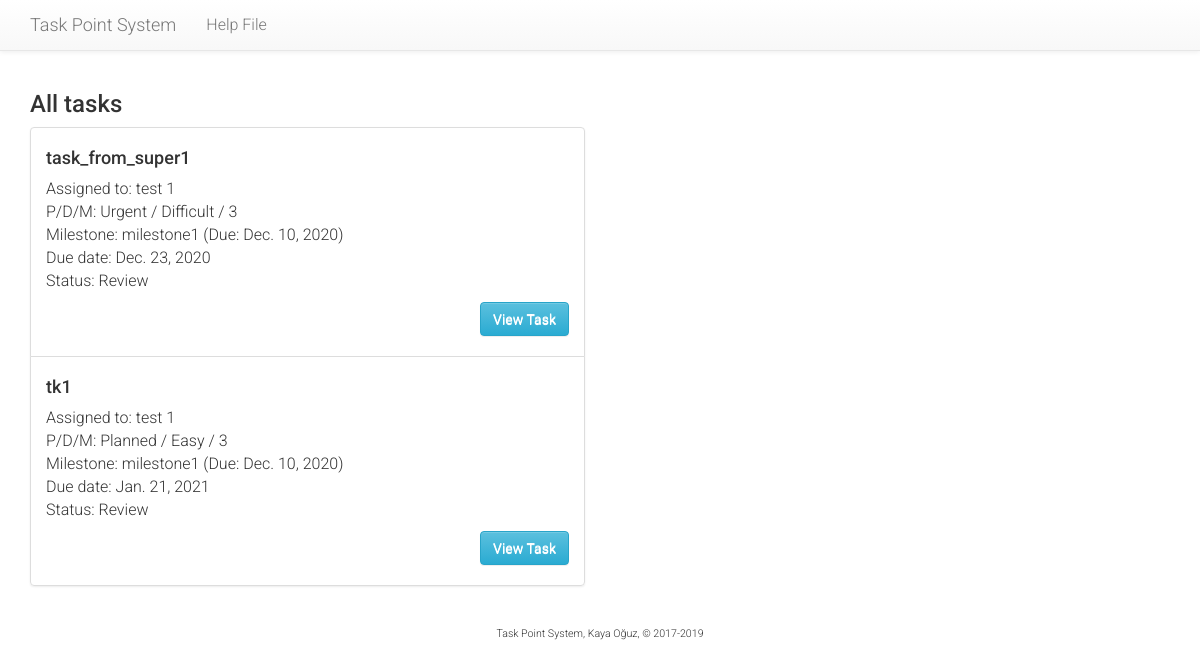
/tasks/team/all/ (signed in), run on an earlier commit of the app's database.
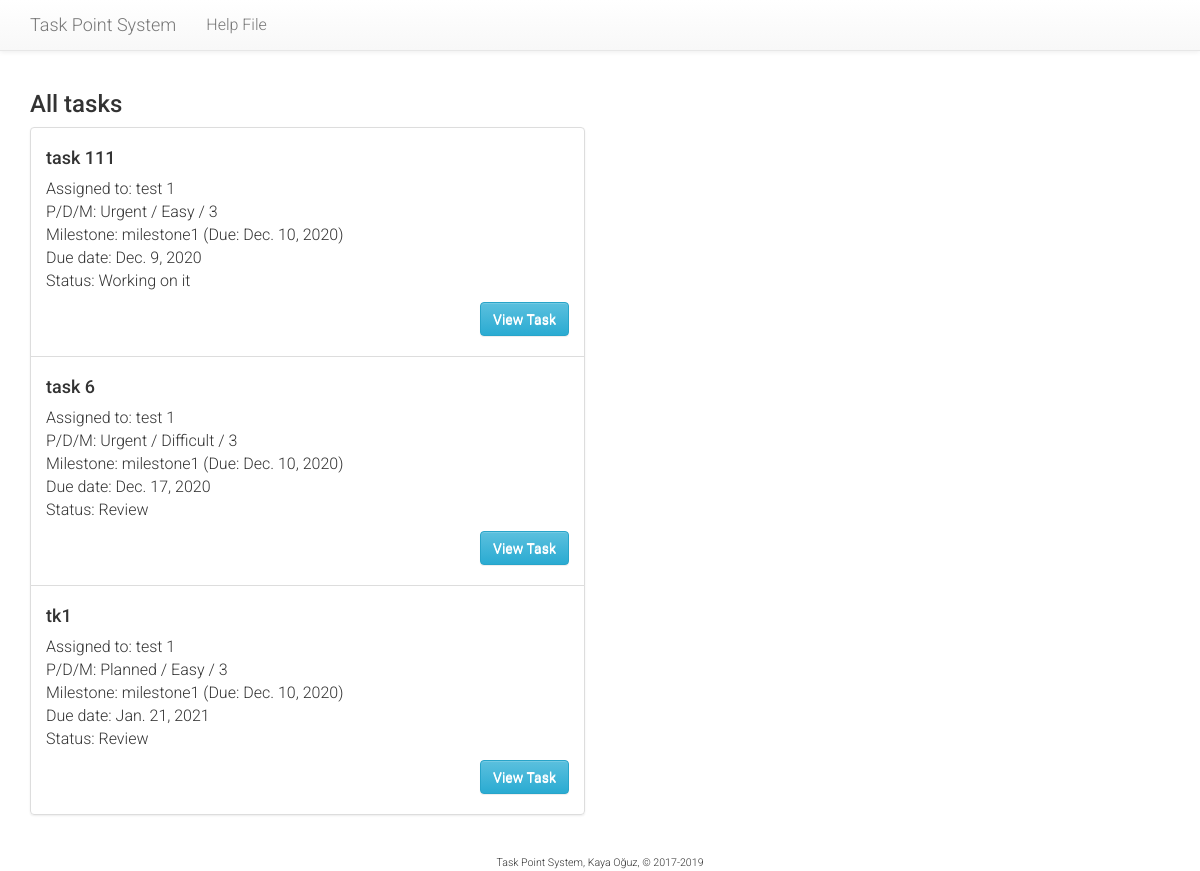
And on a later commit of the database.
### tasks/models.py (models this page shows, shortened)
class Task(models.Model):
    PRIORITY = (
        (3, 'Urgent'),
        (2, 'Planned'),
        (1, 'Low'),
    )
    DIFFICULTY = (
        (3, 'Difficult'),
        (2, 'Normal'),
        (1, 'Easy'),
    )
    STATUS = (
        (1, "Review"),
        (2, "Working on it"),
        (3, "Waiting for review"),
        (4, "Waiting for supervisor grade"),
        (5, "Rejected"),
        (6, "Accepted"),
    )
    milestone = models.ForeignKey(Milestone, on_delete=models.CASCADE)
    creator = models.ForeignKey(User, related_name='creator', on_delete=models.SET_NULL, blank=True, null=True)
    assignee = models.ForeignKey(
        Developer,
        on_delete=models.CASCADE,
        related_name='assignee',
        verbose_name="Assigned to"
    )
    team = models.ForeignKey(Team, on_delete=models.CASCADE)
    title = models.CharField("Brief task name", max_length=256)
    description = models.TextField("Description")
    due = models.DateField("Due Date", validators=[past_date_validator])
    date = models.DateTimeField("Created on", auto_now_add=True)
    completed = models.DateTimeField("Completed on", auto_now=True, blank=True, null=True)
    priority = models.PositiveSmallIntegerField("Priority", choices=PRIORITY, default=2)
    difficulty = models.PositiveSmallIntegerField("Difficulty", choices=DIFFICULTY, default=2)
    modifier = models.PositiveSmallIntegerField(
        "Modifier",
        default=3,
        validators=[MaxValueValidator(5), MinValueValidator(1)]
    )
    status = models.PositiveSmallIntegerField("Status", choices=STATUS, default=1)
    valid = models.BooleanField("Is Valid", default=False)

class Developer(models.Model):
    id = models.CharField("ID", max_length=12, primary_key=True)
    user = models.OneToOneField(User, on_delete=models.CASCADE)
    team = models.ForeignKey(Team, on_delete=models.SET_NULL, blank=True, null=True)
    def __str__(self):
        return self.get_name()
    def get_name(self):
        return self.user.first_name + " " + self.user.last_name

class Milestone(models.Model):
    course = models.ForeignKey(Course, on_delete=models.CASCADE)
    name = models.CharField("Milestone", max_length=128)
    description = models.TextField("Milestone details")
    weight = models.PositiveSmallIntegerField(
        "Weight",
        default=10,
        validators=[MaxValueValidator(100), MinValueValidator(1)]
    )
    due = models.DateField("Due Date")
    def __str__(self):
        return self.name

### tasks/views.py (the view)
@login_required
def task_all(request):
    d = Developer.objects.get(user=request.user)
    t = d.team
    tasks = t.task_set.all().order_by("due")
    return render(
        request,
        'tasks/task_all.html',
        {
            'page_title': 'All tasks',
            'task_list': tasks
        }
    )

### tasks/templates/tasks/task_all.html
{% extends "tasks/base.html" %}
{% block leftcontent %}
    <h3>{{ page_title }}</h3>
    <ul class="list-group">
    {% for task in task_list %}
      <li class="list-group-item">
        <h4>{{ task.title }}</h4>
        <p>
          Assigned to: {{ task.assignee }}<br />
          P/D/M:
            {{ task.get_priority_display }} /
            {{ task.get_difficulty_display }} /
            {{ task.modifier }}<br />
          Milestone: {{ task.milestone }} (Due: {{ task.milestone.due }})<br />
          Due date: {{ task.due }}<br />
          Status: {{ task.get_status_display }}
        </p>
        <p style="text-align: right">
          <a href="{% url 'tasks:view-task' task.id %}" class="btn btn-default btn-info" role="button">View Task</a>
        </p>
    </li>
    {% endfor %}
    </ul>
{% endblock %}

What changed in the data, as far as the page shows it:
removed Task: title "task_from_super1", assignee "test 1", priority "Urgent", difficulty "Difficult", modifier "3", milestone "milestone1", milestone.due "Dec. 10, 2020", due "Dec. 23, 2020", status "Review"
added Task: title "task 111", assignee "test 1", priority "Urgent", difficulty "Easy", modifier "3", milestone "milestone1", milestone.due "Dec. 10, 2020", due "Dec. 9, 2020", status "Working on it"
added Task: title "task 6", assignee "test 1", priority "Urgent", difficulty "Difficult", modifier "3", milestone "milestone1", milestone.due "Dec. 10, 2020", due "Dec. 17, 2020", status "Review"
